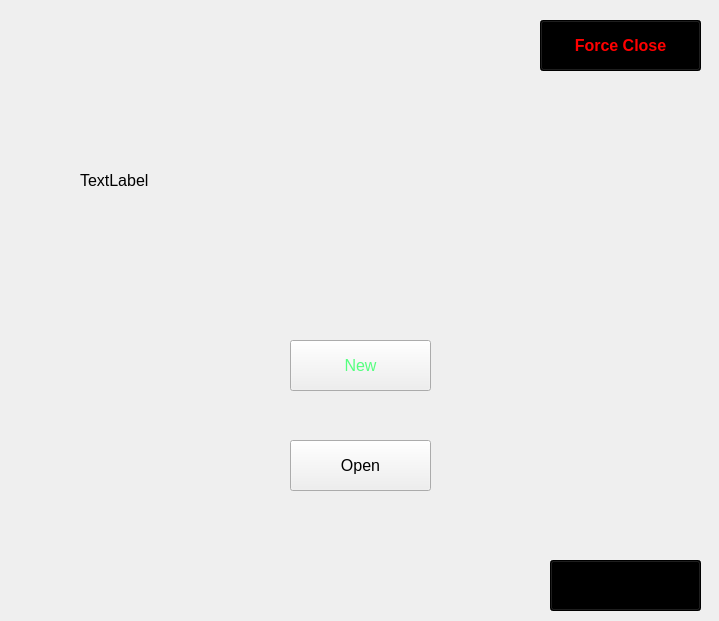
<?xml version="1.0" encoding="UTF-8"?>
<ui version="4.0">
 <class>jsoncheck</class>
 <widget class="QWidget" name="jsoncheck">
  <property name="geometry">
   <rect>
    <x>0</x>
    <y>0</y>
    <width>719</width>
    <height>621</height>
   </rect>
  </property>
  <property name="windowTitle">
   <string>Form</string>
  </property>
  <widget class="QPushButton" name="newBtn">
   <property name="geometry">
    <rect>
     <x>290</x>
     <y>340</y>
     <width>141</width>
     <height>51</height>
    </rect>
   </property>
   <property name="font">
    <font>
     <pointsize>12</pointsize>
     <bold>false</bold>
     <underline>false</underline>
    </font>
   </property>
   <property name="styleSheet">
    <string notr="true">color: rgb(85, 255, 127);</string>
   </property>
   <property name="text">
    <string>New</string>
   </property>
  </widget>
  <widget class="QPushButton" name="openBtn">
   <property name="geometry">
    <rect>
     <x>290</x>
     <y>440</y>
     <width>141</width>
     <height>51</height>
    </rect>
   </property>
   <property name="font">
    <font>
     <pointsize>12</pointsize>
    </font>
   </property>
   <property name="text">
    <string>Open</string>
   </property>
  </widget>
  <widget class="QLabel" name="textlabel">
   <property name="geometry">
    <rect>
     <x>80</x>
     <y>120</y>
     <width>561</width>
     <height>121</height>
    </rect>
   </property>
   <property name="font">
    <font>
     <pointsize>12</pointsize>
    </font>
   </property>
   <property name="layoutDirection">
    <enum>Qt::LayoutDirection::LeftToRight</enum>
   </property>
   <property name="autoFillBackground">
    <bool>false</bool>
   </property>
   <property name="text">
    <string>TextLabel</string>
   </property>
  </widget>
  <widget class="QPushButton" name="continueBtn">
   <property name="geometry">
    <rect>
     <x>550</x>
     <y>560</y>
     <width>151</width>
     <height>51</height>
    </rect>
   </property>
   <property name="font">
    <font>
     <pointsize>12</pointsize>
     <bold>true</bold>
    </font>
   </property>
   <property name="styleSheet">
    <string notr="true">background-color:rgb(0, 0, 0)</string>
   </property>
   <property name="text">
    <string>Continue -&gt;</string>
   </property>
  </widget>
  <widget class="QPushButton" name="cancelBtn">
   <property name="geometry">
    <rect>
     <x>540</x>
     <y>20</y>
     <width>161</width>
     <height>51</height>
    </rect>
   </property>
   <property name="font">
    <font>
     <pointsize>12</pointsize>
     <bold>true</bold>
    </font>
   </property>
   <property name="styleSheet">
    <string notr="true">background-color:rgb(0, 0, 0);
color: rgb(255, 0, 0);</string>
   </property>
   <property name="text">
    <string>Force Close</string>
   </property>
  </widget>
 </widget>
 <resources/>
 <connections/>
</ui>
